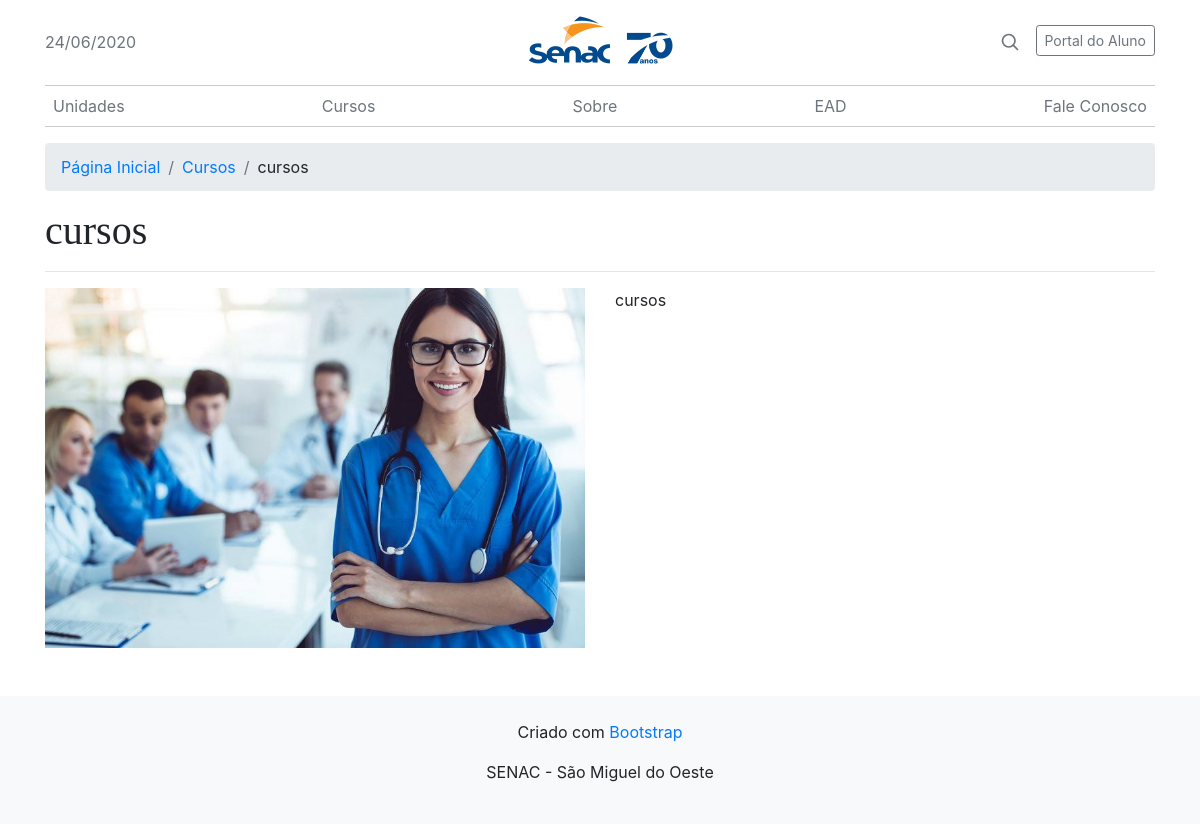
Page /index.php?pagina=curso&id=23 on the committed database.
### tables this page shows
CREATE TABLE `curso` (
  `id` int(11) NOT NULL,
  `titulo` varchar(255) NOT NULL,
  `manchete` varchar(45) NOT NULL,
  `conteudo` text NOT NULL,
  `arquivo` varchar(50) NOT NULL
);

### arquivos/curso.php (the view)
<?php
$curso = $_GET['id'];
$curso = mysqli_query($link,'SELECT * FROM curso WHERE id='.$curso);
if(mysqli_num_rows($curso)<1){
    echo 'Curso não encontrado.';
}else{
    $row = mysqli_fetch_object($curso);
    ?>
    <div class="navigation">
        <nav aria-label="breadcrumb">
            <ol class="breadcrumb">
                <li class="breadcrumb-item"><a href="index.php">Página Inicial</a></li>
                <li class="breadcrumb-item"><a href="index.php?pagina=cursos">Cursos</a></li>
                <li class="breadcrumb-item" aria-current="page"><?=$row->titulo?></li>
            </ol>
        </nav>
    </div>
    <div class="row">
        <div class="col">
            <h1><?=$row->titulo?></h1>
            <hr>
        </div>
    </div>
    <div class="row pb-5">
        <div class="col-6">
            <img class="img-fluid" src="public/uploads/<?= $row->arquivo ?>"
                 alt="<?= $row->titulo ?>">
        </div>
        <div class="col-6">
            <?=$row->conteudo?>
        </div>
    </div>
    <?php
}

### public/css/style.css (style rules this page uses)
h1, h2, h5 { font-family: Georgia, Times, 'Times New Roman', serif; }

### rows in the picture
curso: titulo "cursos", arquivo (picture), conteudo "cursos"
